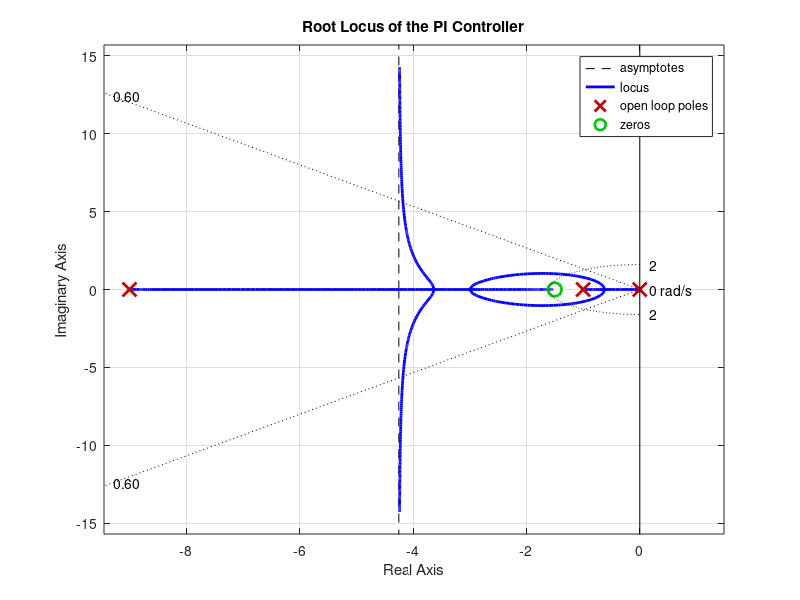
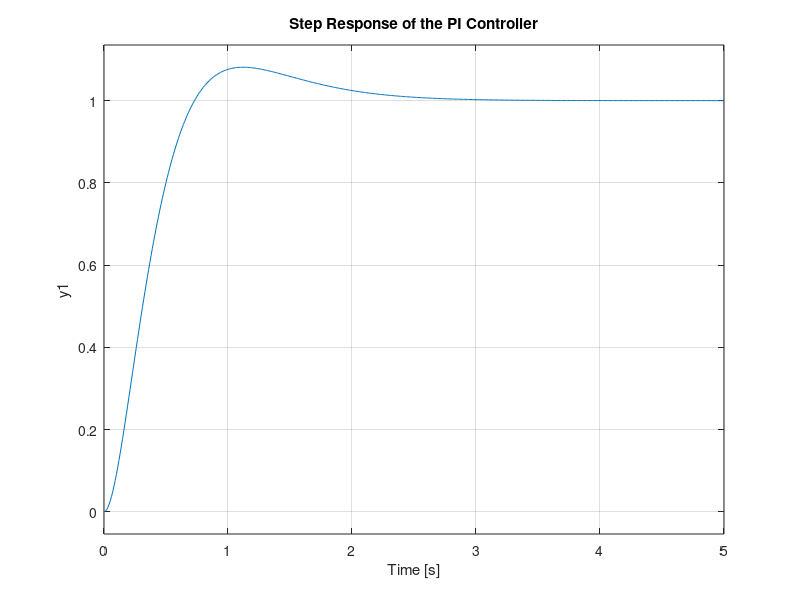

These figures' MATLAB source, in order: (Note: this script raises an error after producing the figures.)
%% Fuzzy Systems
% KARATIS DIMITRIOS 10775 - Assignment 1
% 14_Satellite.pdf - Sxediasi Grammikou Elegkti

%% The Linear controller under unit step input

clc; clear; close all;

% System
Gp = tf(10, conv([1 1], [1 9]));  % Gp(s) = 10 / ((s+1)(s+9))

% PI controller parameters for the root locus
c = 1.5;  % Zero
K = 1;  % Inital value of the gain K

Gc = K * tf([1 c], [1 0]);  % PI controller: Gc(s) = K*(s+c)/s

% Transfer function of the open loop system
sys_ol = Gc * Gp;

% Root Locus
figure;
rlocus(sys_ol);
grid on;
sgrid(0.6, 1.6); % We need ζ > 0.59 and ωn > 1.5
title('Root Locus of the PI Controller');

% K value that I chose when looking at the root locus (we need ζ > 0.59 and
% ωn > 1.5, in order to satisfy the constrains)
K = 2.41; %1.49 isos an ta vro skoura me to allo

% PI parameter calculation
Kp = K;          
Ki = K * c;       

% Transfer function of the closed loop system
Gc = K * tf([1 c], [1 0]);
sys_ol = Gc * Gp;
sys_cl = feedback(sys_ol, 1, -1);  

% Create the step response figure
figure;
step(sys_cl, 0:0.01:5);
title('Step Response of the PI Controller');
grid on;

% Get relevant system information
stepinfo(sys_cl)


%% Simulate the controller signal (u) over time 

% Time sample
Ts = 0.01;
t = 0:Ts:5;

% Reference signal (unit step input)
r = 1 * ones(length(t), 1);  

% Simulate closed loop system output
y = lsim(sys_cl, r, t);

% Error
e = r - y;

% Control signal (u = Gc * e)
u = lsim(Gc, e, t);

% Control signal (u) plot
figure;
plot(t, u, 'r', 'LineWidth', 1.5);
xlabel('Time (s)');
ylabel('u(t)');
title('Control signal u of the linear PI controller');
grid on;
